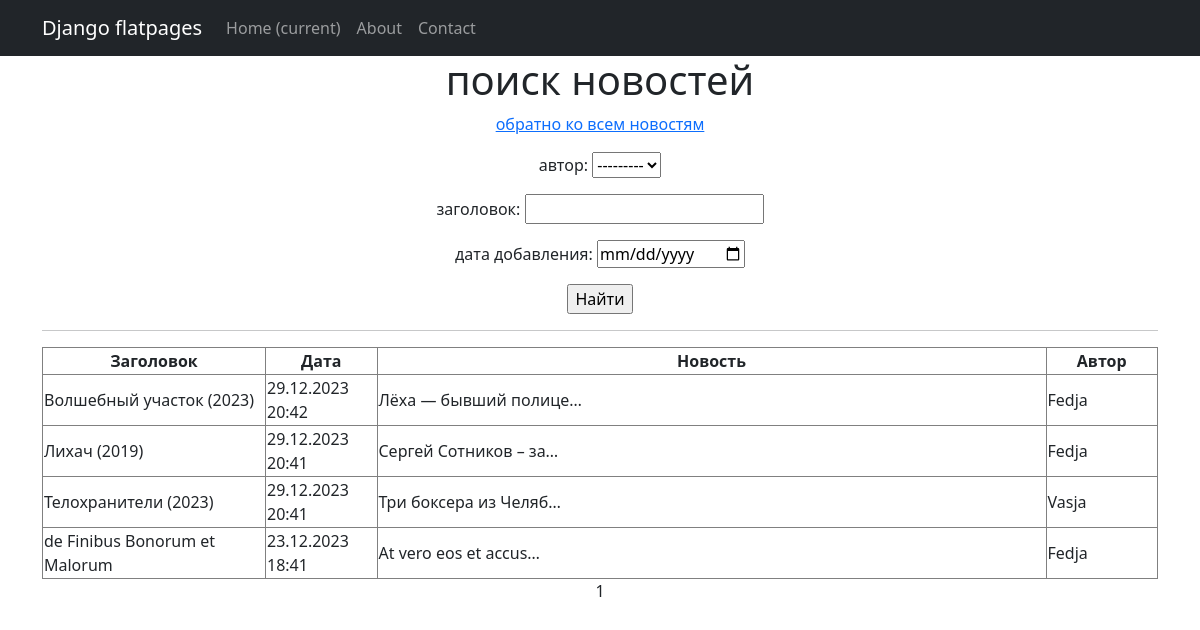
Page /news/search/ on the earlier database version.
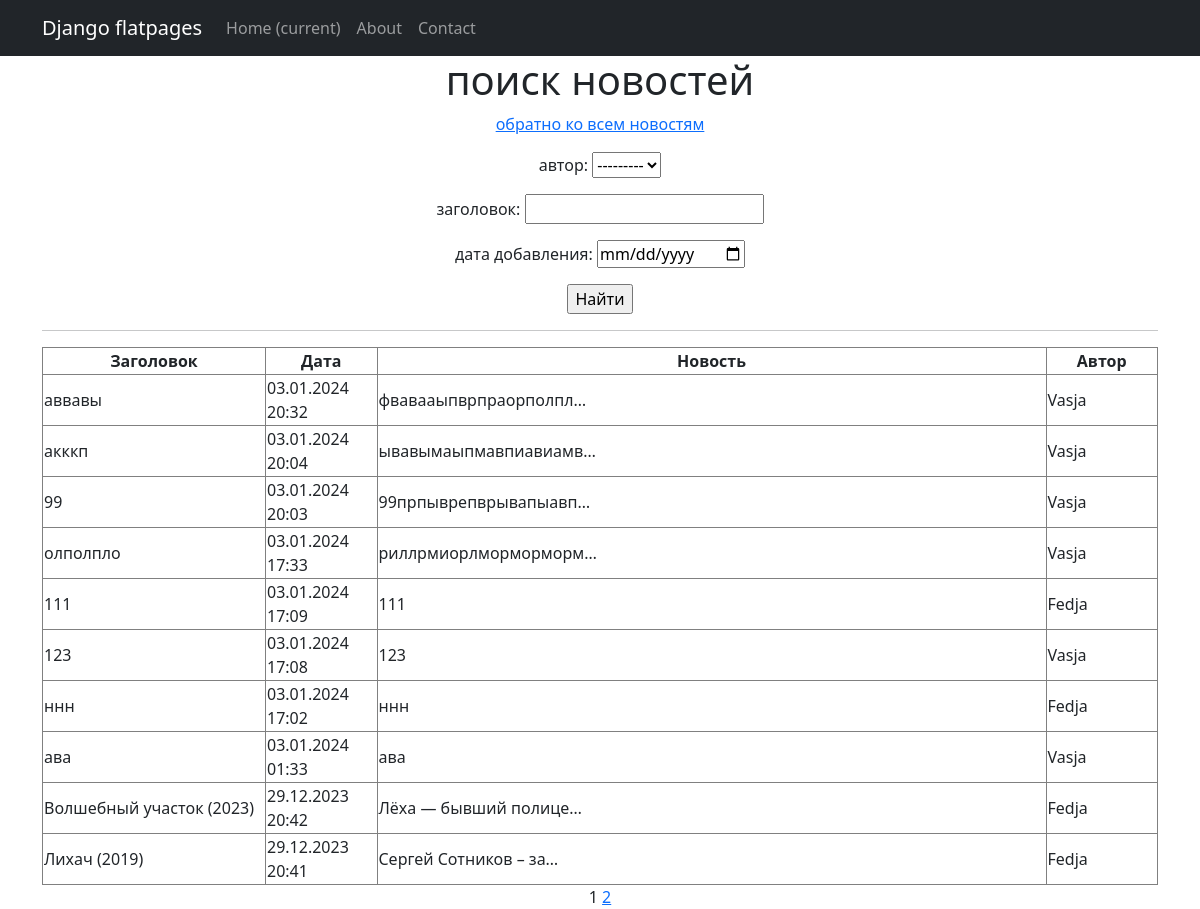
Same page on the later database version.
### sajt/models.py (models this page shows, shortened)
class Post(models.Model):
    artikul = 'AR'
    news = 'NE'
    POSITIONS = [
        (artikul, 'статья'),
        (news, 'новость'),
    ]
    author = models.ForeignKey(Author, on_delete=models.CASCADE)
    type = models.CharField(max_length = 2, choices = POSITIONS, default=news, blank=True)
    datetime_in = models.DateTimeField(auto_now_add = True)
    head = models.CharField(max_length = 255)
    tekst = models.TextField()
    rating = models.IntegerField(default = 0)
    category = models.ManyToManyField(Category, through='PostCategory')

class Author(models.Model):
    rating = models.IntegerField(default = 0)
    user = models.OneToOneField(User, on_delete=models.CASCADE)

### sajt/views.py (the view)
# urls.py: path('news/search/', PostsListSearch.as_view(), name= 'posts_search'),
class PostsListSearch(ListView):
    model = Post
    queryset = Post.objects.filter(type__exact='NE').order_by('-datetime_in')
    template_name = 'posts_search.html'
    context_object_name = 'posts_search'
    paginate_by = 10
    def get_queryset(self):
        queryset = super().get_queryset()
        self.filterset = PostFilter(self.request.GET, queryset)
        return self.filterset.qs
    def get_context_data(self, **kwargs):
        context = super().get_context_data(**kwargs)
        context['filterset'] = self.filterset
        return context

### sajt/templatetags/custom_tags.py (called while the page is built)
@register.simple_tag(takes_context=True)
def url_replace(context, **kwargs):
   d = context['request'].GET.copy()
   for k, v in kwargs.items():
       d[k] = v
   return d.urlencode()

### templates/posts_search.html (shortened to what this page needs)
{% extends 'flatpages/default.html' %}
{% load custom_tags %}
{% block content %}
   <h1>поиск новостей</h1>
   <p><a href="/news/">обратно ко всем новостям</a></p>
   <form action="" method="get">
       {{ filterset.form.as_p }}
       <input type="submit" value="Найти" />
   </form>
   <hr>
   {% if posts_search %}
       <table class="table-bordered" width="100%">
           <tr>
               <th>Заголовок</th>
               <th>Дата</th>
               <th>Новость</th>
               <th>Автор</th>
           </tr>
           {% for post in posts_search %}
           <tr align="left">
               <td width="20%">{{ post.head }}</td>
               <td width="10%">{{ post.datetime_in|date:'d.m.Y H:i' }}</td>
               <td width="60%">{{ post.tekst|truncatechars:21 }}</td>
               <td width="10%">{{ post.author.user.username }}</td>
           </tr>
           {% endfor %}
       </table>
   {% else %}
       <h2>Новостёв нет!</h2>
   {% endif %}
   {{ page_obj.number }}
   {% if page_obj.has_next %}
       <a href="?{% url_replace page=page_obj.next_page_number %}">{{ page_obj.next_page_number }}</a>
   {% endif %}
{% endblock content %}

Differences in the rows shown:
no longer on this page (row unchanged): Post: head "Телохранители (2023)", datetime_in "29.12.2023 20:41", tekst "Три боксера из Челяб…", author.user.username "Vasja"
no longer on this page (row unchanged): Post: head "de Finibus Bonorum et Malorum", datetime_in "23.12.2023 18:41", tekst "At vero eos et accus…", author.user.username "Fedja"
added Post: head "аввавы", datetime_in "03.01.2024 20:32", tekst "фвавааыпврпраорполпл…", author.user.username "Vasja"
added Post: head "акккп", datetime_in "03.01.2024 20:04", tekst "ывавымаыпмавпиавиамв…", author.user.username "Vasja"
added Post: head "99", datetime_in "03.01.2024 20:03", tekst "99прпыврепврывапыавп…", author.user.username "Vasja"
added Post: head "олполпло", datetime_in "03.01.2024 17:33", tekst "риллрмиорлморморморм…", author.user.username "Vasja"
added Post: head "111", datetime_in "03.01.2024 17:09", tekst "111", author.user.username "Fedja"
added Post: head "123", datetime_in "03.01.2024 17:08", tekst "123", author.user.username "Vasja"
added Post: head "ннн", datetime_in "03.01.2024 17:02", tekst "ннн", author.user.username "Fedja"
added Post: head "ава", datetime_in "03.01.2024 01:33", tekst "ава", author.user.username "Vasja"
Other differences:
{{ page_obj.next_page_number }}: (not shown) → "2"
